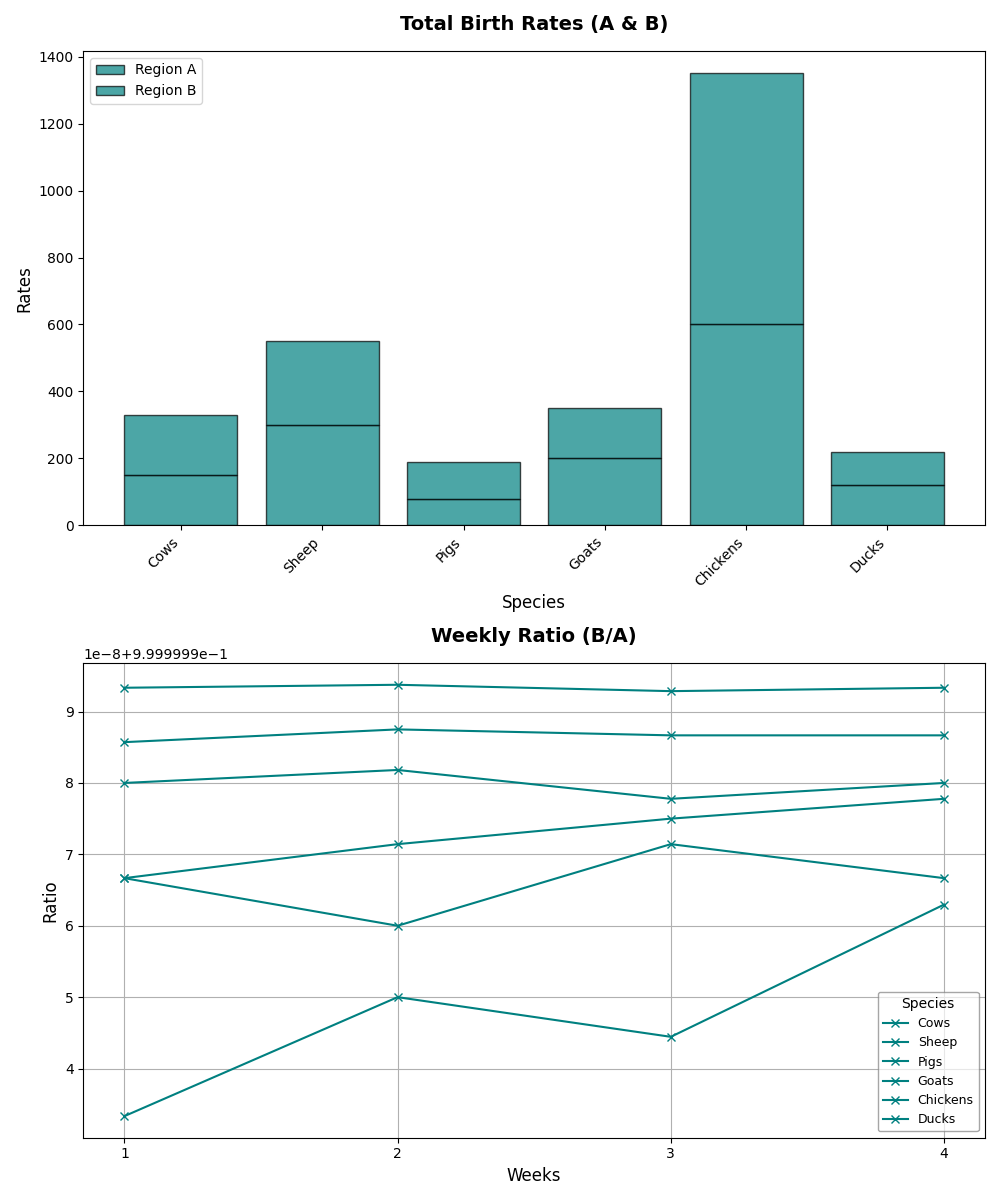

The Python source for this figure:
import matplotlib.pyplot as plt
import numpy as np

species = ['Cows', 'Sheep', 'Pigs', 'Goats', 'Chickens', 'Ducks']
birth_rates_A = np.array([150, 300, 80, 200, 600, 120])
birth_rates_B = np.array([180, 250, 110, 150, 750, 100])

weeks = np.arange(1, 5)

weekly_birth_rates_A = np.array([
    [30, 70, 15, 50, 150, 30],
    [35, 80, 20, 55, 160, 25],
    [40, 75, 18, 45, 140, 35],
    [45, 75, 27, 50, 150, 30]
])

birth_rate_ratio = weekly_birth_rates_A / (weekly_birth_rates_A + 1e-6)

fig, axs = plt.subplots(2, figsize=(10, 12))

color = 'teal'

# Total Birth Rates
axs[0].bar(species, birth_rates_A, color=color, edgecolor='black', alpha=0.7, label='Region A')
axs[0].bar(species, birth_rates_B, color=color, edgecolor='black', alpha=0.7, label='Region B', bottom=birth_rates_A)
axs[0].set_title('Total Birth Rates (A & B)', fontsize=14, fontweight='bold', pad=15)
axs[0].set_xlabel('Species', fontsize=12)
axs[0].set_ylabel('Rates', fontsize=12)
axs[0].legend(loc='upper left')
axs[0].set_xticks(np.arange(len(species)))
axs[0].set_xticklabels(species, rotation=45, ha='right', fontsize=10)

# Weekly Birth Rates Ratio
for i in range(len(species)):
    axs[1].plot(weeks, birth_rate_ratio[:, i], marker='x', color=color, label=species[i])
axs[1].set_title('Weekly Ratio (B/A)', fontsize=14, fontweight='bold', pad=15)
axs[1].set_xlabel('Weeks', fontsize=12)
axs[1].set_ylabel('Ratio', fontsize=12)
axs[1].legend(title='Species', fontsize=9, edgecolor='gray', framealpha=0.7)
axs[1].set_xticks(weeks)
axs[1].grid(True)

plt.tight_layout()
plt.show()
